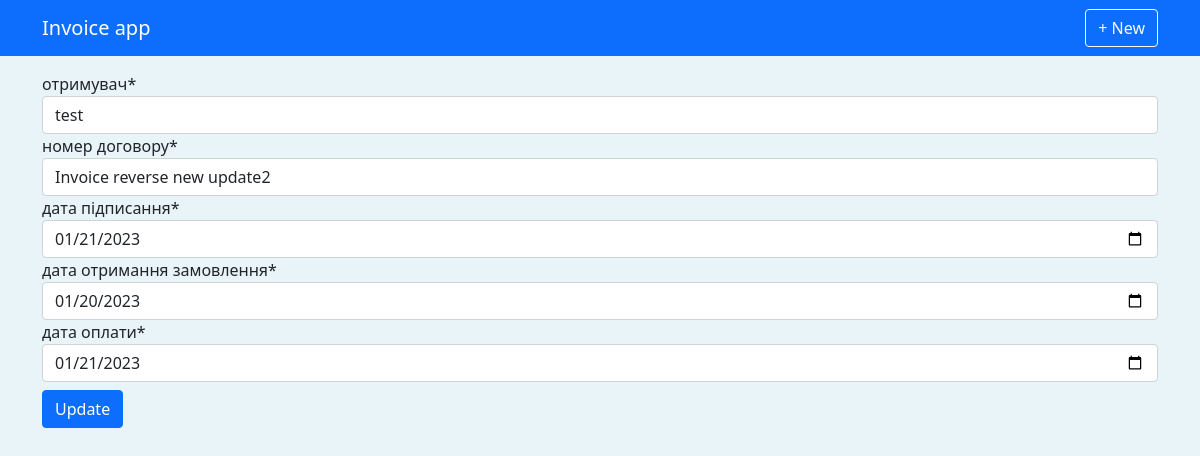
Page /9/update/ (signed in) on the committed database.
### invoices/models.py (models this page shows, shortened)
class Invoice(models.Model):
    profile = models.ForeignKey(Profile, on_delete=models.CASCADE)
    receiver = models.ForeignKey(Receiver, on_delete=models.CASCADE)
    number = models.CharField(max_length=150)
    completion_date = models.DateField()
    issue_date = models.DateField()
    payment_day = models.DateField()
    created = models.DateTimeField(auto_now_add=True)
    closed = models.BooleanField(default=False)
    tags = models.ManyToManyField(Tag, blank=True)
    @property
    def tags(self):
        return self.tags.all()

### invoices/views.py (the view, shortened to what this page needs)
# urls.py: path('<pk>/update/', InvoiceUpdateView.as_view(), name="update"),
class InvoiceUpdateView(LoginRequiredMixin, InvoiceClosedMixin, UpdateView):
    template_name = "invoices/update.html"
    model = Invoice
    form_class = InvoiceForm
    success_url = reverse_lazy("invoices:main")

### invoices/forms.py (shortened to what this page needs)
class InvoiceForm(forms.ModelForm):
    completion_date = forms.DateField(widget=forms.DateInput(attrs={'type':'date'}), label='дата підписання')
    issue_date = forms.DateField(widget=forms.DateInput(attrs={'type':'date'}), label='дата отримання замовлення')
    payment_day = forms.DateField(widget=forms.DateInput(attrs={'type':'date'}), label='дата оплати')
    class Meta:
        model = Invoice
        fields = ('receiver', 'number', 'completion_date', 'issue_date', 'payment_day')
        labels = {
            'receiver':'отримувач',
            'number': 'номер договору',
        }

### invoices/mixins.py (called while the page is built)
    def dispatch(self, request, *args, **kwargs):
        obj = Invoice.objects.get(pk=kwargs.get('pk'))
        if obj.closed:
            return redirect('invoices:main')
        return super().dispatch(request, *args, **kwargs)

### receivers/models.py (called while the page is built)
    def __str__(self):
        return str(self.name)

### invoices/templates/invoices/update.html (shortened to what this page needs)
{% extends 'base.html' %}
{% load crispy_forms_tags %}
{% block content %}
<form action="" method="POST">
    {{form | crispy}}
    <button class="btn btn-primary mt-2" type="submitte">Update</button>
</form>
{% endblock content %}

### static/style.css (style rules this page uses)
body { background-color: #e8f4f8; }

### rows in the picture
Invoice: receiver "test", number "Invoice reverse new update2", completion_date "01/21/2023", issue_date "01/20/2023", payment_day "01/21/2023"
